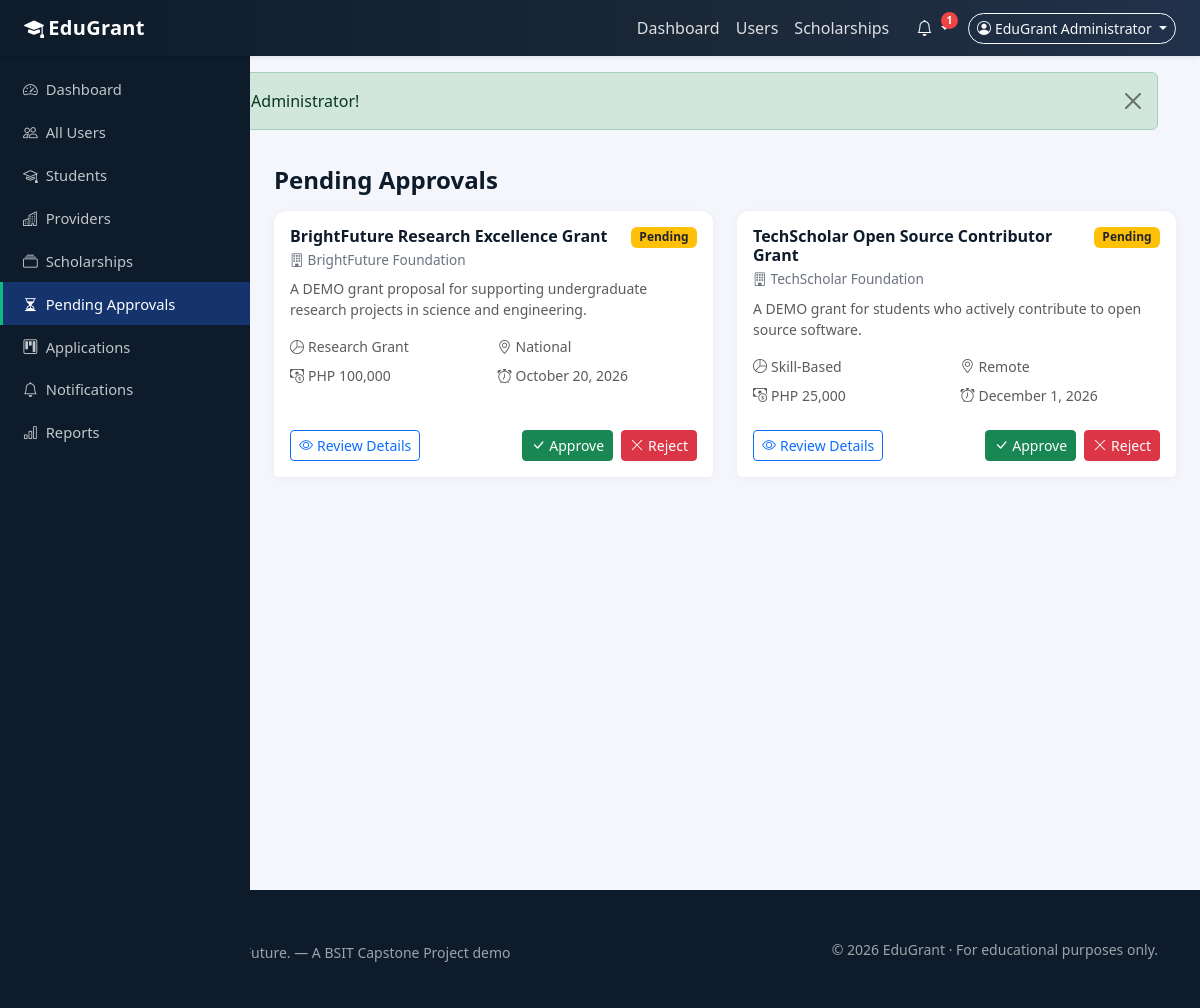
Screenshot of /admin/pending-scholarships.php (signed in) with the database file from the repository.
### tables this page shows
CREATE TABLE `scholarships` (
  `id` INT UNSIGNED NOT NULL AUTO_INCREMENT,
  `provider_id` INT UNSIGNED NOT NULL,
  `title` VARCHAR(255) NOT NULL,
  `description` TEXT NOT NULL,
  `scholarship_type` VARCHAR(100) DEFAULT NULL,
  `education_level` VARCHAR(100) DEFAULT NULL,
  `location` VARCHAR(190) DEFAULT NULL,
  `amount` VARCHAR(100) DEFAULT NULL,
  `benefits` TEXT DEFAULT NULL,
  `eligibility_summary` TEXT DEFAULT NULL,
  `deadline` DATE DEFAULT NULL,
  `official_url` VARCHAR(255) DEFAULT NULL,
  `status` ENUM('draft','pending','approved','rejected','expired') NOT NULL DEFAULT 'draft',
  `rejection_reason` TEXT DEFAULT NULL,
  `created_at` DATETIME NOT NULL DEFAULT CURRENT_TIMESTAMP,
  `updated_at` DATETIME NOT NULL DEFAULT CURRENT_TIMESTAMP ON UPDATE CURRENT_TIMESTAMP,
  PRIMARY KEY (`id`),
  KEY `idx_scholarships_provider` (`provider_id`),
  KEY `idx_scholarships_status` (`status`),
  KEY `idx_scholarships_deadline` (`deadline`),
  CONSTRAINT `fk_scholarships_provider` FOREIGN KEY (`provider_id`)
    REFERENCES `provider_profiles` (`id`) ON DELETE CASCADE ON UPDATE CASCADE
);

CREATE TABLE `provider_profiles` (
  `id` INT UNSIGNED NOT NULL AUTO_INCREMENT,
  `user_id` INT UNSIGNED NOT NULL,
  `organization_name` VARCHAR(190) NOT NULL,
  `description` TEXT DEFAULT NULL,
  `contact_person` VARCHAR(150) DEFAULT NULL,
  `contact_number` VARCHAR(30) DEFAULT NULL,
  `address` VARCHAR(255) DEFAULT NULL,
  `website` VARCHAR(255) DEFAULT NULL,
  `verification_status` ENUM('pending','verified','rejected') NOT NULL DEFAULT 'pending',
  `created_at` DATETIME NOT NULL DEFAULT CURRENT_TIMESTAMP,
  `updated_at` DATETIME NOT NULL DEFAULT CURRENT_TIMESTAMP ON UPDATE CURRENT_TIMESTAMP,
  PRIMARY KEY (`id`),
  UNIQUE KEY `uq_provider_profile_user` (`user_id`),
  CONSTRAINT `fk_provider_profiles_user` FOREIGN KEY (`user_id`)
    REFERENCES `users` (`id`) ON DELETE CASCADE ON UPDATE CASCADE
);

### includes/functions.php (called while the page is built, shortened)
<?php
function url(string $path = ''): string
{
    return BASE_URL . '/' . ltrim($path, '/');
}
function e(?string $value): string
{
    return htmlspecialchars((string)$value, ENT_QUOTES, 'UTF-8');
}
function formatDate(?string $date, string $format = 'F j, Y'): string
{
    $ts = strtotime($date);
    return $ts ? date($format, $ts) : '—';
}

### admin/pending-scholarships.php (the view, shortened to what this page needs)
<?php
require_once __DIR__ . '/../includes/functions.php';
$pdo  = db();
$stmt = $pdo->prepare(
    'SELECT s.*, p.organization_name FROM scholarships s
     JOIN provider_profiles p ON p.id = s.provider_id
     WHERE s.status = "pending" ORDER BY s.created_at ASC'
);
$stmt->execute();
$pending = $stmt->fetchAll();
include BASE_PATH . '/includes/header.php';
?>
<div class="container-fluid p-0">
    <div class="d-flex">
        <?php include BASE_PATH . '/includes/sidebar.php'; ?>
        <div class="flex-grow-1 dashboard-content">
            <div class="px-3 px-lg-4">
                <h4 class="fw-bold text-navy mb-3">Pending Approvals</h4>
                <?php if (empty($pending)): ?>
                    <div class="card empty-state">
                        <i class="bi bi-check2-all"></i>
                        <h5 class="mt-3">All caught up</h5>
                        <p class="mb-0">There are no scholarships waiting for review.</p>
                    </div>
                <?php else: ?>
                    <div class="row g-4">
                        <?php foreach ($pending as $s): ?>
                            <div class="col-lg-6">
                                <div class="card h-100">
                                    <div class="card-body">
                                        <div class="d-flex justify-content-between align-items-start">
                                            <div>
                                                <h6 class="scholar-title mb-1"><?php echo e($s['title']); ?></h6>
                                                <div class="provider-name mb-2"><i class="bi bi-building me-1"></i><?php echo e($s['organization_name']); ?></div>
                                            </div>
                                            <span class="badge badge-status bg-warning text-dark">Pending</span>
                                        </div>
                                        <p class="text-muted small"><?php echo e(mb_strimwidth($s['description'], 0, 160, '…')); ?></p>
                                        <div class="row g-2 small text-muted">
                                            <div class="col-6"><i class="bi bi-pie-chart me-1"></i><?php echo e($s['scholarship_type'] ?: 'General'); ?></div>
                                            <div class="col-6"><i class="bi bi-geo-alt me-1"></i><?php echo e($s['location'] ?: 'N/A'); ?></div>
                                            <div class="col-6"><i class="bi bi-cash-coin me-1"></i><?php echo e($s['amount'] ?: 'Varies'); ?></div>
                                            <div class="col-6"><i class="bi bi-alarm me-1"></i><?php echo e(formatDate($s['deadline'])); ?></div>
                                        </div>
                                    </div>
                                    <div class="card-footer bg-white border-0 pb-3 d-flex justify-content-between flex-wrap gap-2">
                                        <a class="btn btn-sm btn-outline-primary" href="<?php echo url('admin/view-scholarship.php?id=' . $s['id']); ?>"><i class="bi bi-eye me-1"></i>Review Details</a>
                                        <div class="d-flex gap-2">
                                            <form method="post">
                                                <button class="btn btn-sm btn-success"><i class="bi bi-check-lg me-1"></i>Approve</button>
                                            </form>
                                            <form method="post">
                                                <button type="button" class="btn btn-sm btn-danger" onclick="promptReject(<?php echo $s['id']; ?>)"><i class="bi bi-x-lg me-1"></i>Reject</button>
                                            </form>
                                        </div>
                                    </div>
                                </div>
                            </div>
                        <?php endforeach; ?>
                    </div>
                <?php endif; ?>
            </div>
        </div>
    </div>
</div>
<?php include BASE_PATH . '/includes/footer.php'; ?>

### assets/css/style.css (style rules this page uses)
:root { --edu-navy: #0d1b2a; --edu-navy-2: #1b2838; --edu-blue: #2563eb; --edu-blue-dark: #1e4fc2; --edu-bg: #f4f6fb; --edu-card-bg: #ffffff; --edu-green: #10b981; --edu-green-dark: #0d9d6e; --edu-border: #e4e7ef; --edu-text: #1f2937; --edu-muted: #6b7280; --edu-sidebar-width: 250px; --edu-radius: 12px; }
body { font-family: "Segoe UI", system-ui, -apple-system, "Helvetica Neue", Arial, sans-serif; background-color: var(--edu-bg); color: var(--edu-text); min-height: 100vh; }
.dashboard-layout { background: var(--edu-bg); }
.dashboard-content { margin-left: var(--edu-sidebar-width); padding-top: 1.25rem; padding-bottom: 2rem; min-height: calc(100vh - 56px); }
.card { border: none; border-radius: var(--edu-radius); box-shadow: 0 2px 10px rgba(13, 27, 42, .05); }
.badge-status { font-size: .75rem; padding: .38em .7em; font-weight: 600; }
.scholar-title { font-weight: 700; color: var(--edu-navy); }
.provider-name { color: var(--edu-muted); font-size: .85rem; }
.text-navy { color: var(--edu-navy) !important; }

### rows the page displays
scholarships: title "BrightFuture Research Excellence Grant", provider.organization_name "BrightFuture Foundation", description "A DEMO grant proposal for supporting undergraduate research projects in science and engineering.", scholarship_type "Research Grant", location "National", amount "PHP 100,000", deadline "October 20, 2026"
scholarships: title "TechScholar Open Source Contributor Grant", provider.organization_name "TechScholar Foundation", description "A DEMO grant for students who actively contribute to open source software.", scholarship_type "Skill-Based", location "Remote", amount "PHP 25,000", deadline "December 1, 2026"

### other values shown
APP_NAME "EduGrant"
$notifCount "1"
$currentUser['name'] "EduGrant Administrator"
$label "Dashboard All Users Students Providers Scholarships Pending Approvals Applications Notifications Reports"
